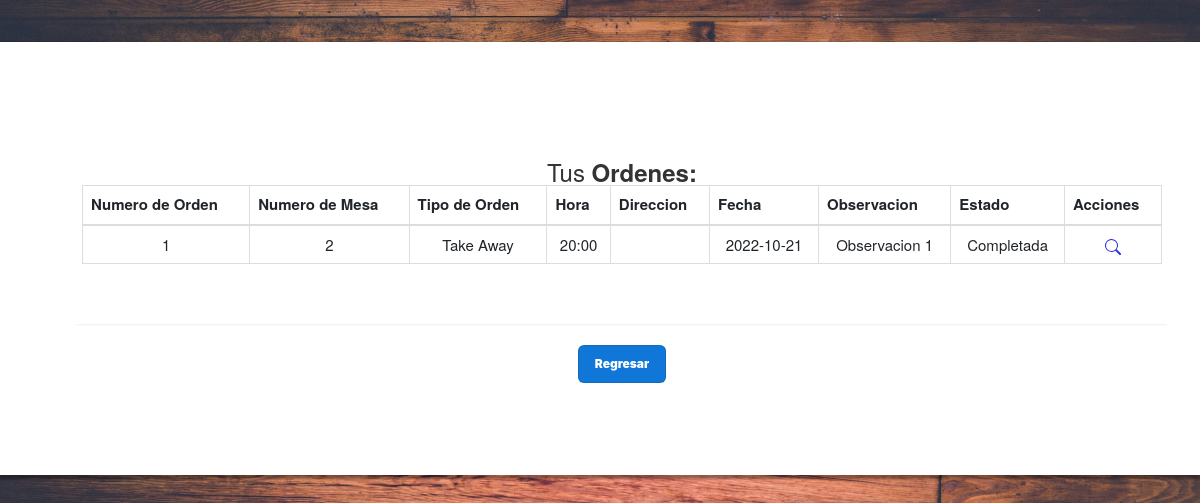
Page /PAGINA_MisOrdenes.php (signed in) on the earlier database version.
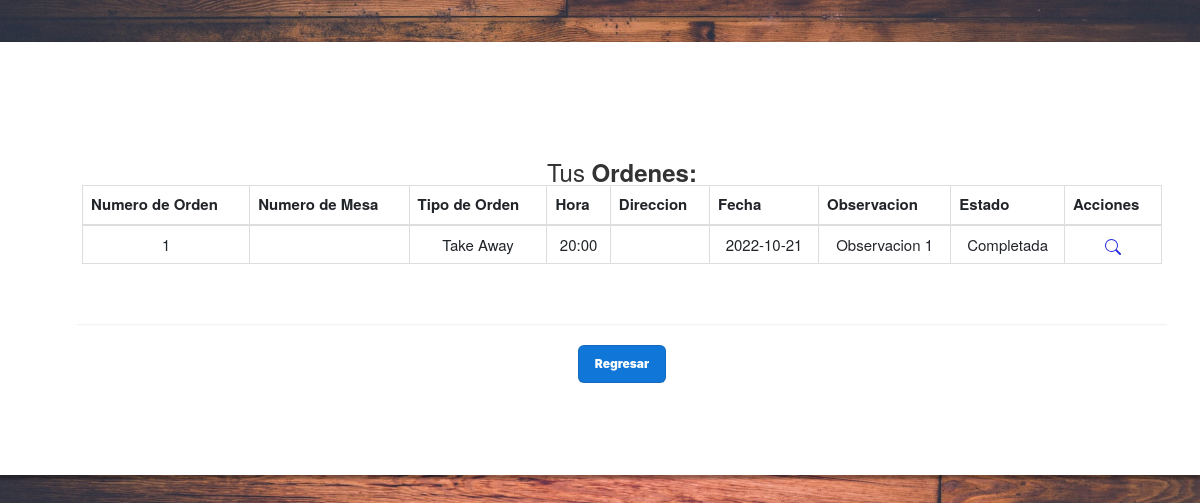
Same page on the later database version.
### tables this page shows
CREATE TABLE `orden` (
  `id_orden` int(10) PRIMARY KEY NOT NULL AUTO_INCREMENT COMMENT 'ID de la orden',  
  `cliente_orden` int(10) NULL COMMENT 'Cliente al que le corresponde la orden',
  `empleado_orden` int(10) NULL COMMENT 'Empleado que realizó la orden',
  `mesa_orden` int(10) NULL COMMENT 'Mesa asignada a la orden',
  `tipo_orden` enum('Local','Take Away','Delivery') NULL COMMENT 'Tipo de orden',
  `hora` varchar(5) NOT NULL COMMENT 'Hora de la orden',
  `direccion` varchar(80) NULL COMMENT 'Dirección de la orden',
  `fecha` date NOT NULL COMMENT 'Fecha de la orden realizada',
  `observacion` varchar(90) NULL COMMENT 'Comentarios para el pedido',
  `estado_orden` enum('Generandose...','Pendiente','En Proceso','Completada') NOT NULL COMMENT 'Estado de la orden',
  CONSTRAINT cliente_orden FOREIGN KEY (cliente_orden) REFERENCES usuario(id_usuario),
  CONSTRAINT empleado_orden FOREIGN KEY (empleado_orden) REFERENCES usuario(id_usuario),
  CONSTRAINT mesa_orden FOREIGN KEY (mesa_orden) REFERENCES mesa(id_mesa)
);

### modelo/conexion.php (called while the page is built)
<?php
class Conectar{
    public static function conexion (){
        try{
            $host ="localhost";
            $user ="root";
            $pass="";
            $bd="proyecto_grupo2";
            $con = mysqli_connect($host,$user,$pass);
            mysqli_select_db($con,$bd);
            return $con;
        }catch(Exception $e){
    die('Error'.$e->getMessage());
    echo "La linea de error " . $e->getLine();
        }
    }
    }
?>

### modelo/Orden.php (called while the page is built, shortened)
<?php
class Orden
{
    private $con;
    private $orden;
    public function __construct()
    {
        require_once("conexion.php");
        $this->con = conectar::conexion();
    }
    public function listar_ordenes_usuario($id)
    {
        $sql = "SELECT *
        FROM orden WHERE cliente_orden = $id ORDER BY id_orden";
        $query = mysqli_query($this->con, $sql);
        while ($filas = mysqli_fetch_array($query)) {
            $this->orden[] = $filas;
        }
        return $this->orden;
    }
}
?>

### vista/OrdenUsuario_VISTA.php (the view, shortened to what this page needs)
<!DOCTYPE html>
<html lang="es">
<head>
    <link rel="stylesheet" href="assets/styles2.css">
    <link href="https://cdn.jsdelivr.net/npm/bootstrap@5.2.0/dist/css/bootstrap.min.css" rel="stylesheet">
    <link href="https://maxcdn.bootstrapcdn.com/bootstrap/3.3.7/css/bootstrap.min.css" rel="stylesheet">
</head>
<body>
    <div class="container">
        <div class="table-responsive">
            <div class="table-wrapper">
                <div class="table-title">
                    <div class="row">
                        <div class="col-xs-4">
                        </div>
                        <div class="col-xs-4">
                            <h2 class="text-center">Tus <b>Ordenes: </b></h2>
                        </div>
                        <table class="table table-bordered">
                            <thead>
                                <tr>
                                    <th>Numero de Orden</th>
                                    <th>Numero de Mesa</th>
                                    <th>Tipo de Orden</th>
                                    <th>Hora</th>
                                    <th>Direccion</th>
                                    <th>Fecha</th>
                                    <th>Observacion</th>
                                    <th>Estado</th>
                                    <th>Acciones</th>
                                </tr>
                            </thead>
                            <tbody>
                                <?php $numero_orden = 1;
                                foreach ($matrizOrden as $orden) : ?>
                                    <tr>
                                        <td scope="row"><?php echo $numero_orden ?></td>
                                        <td><?php echo $orden['mesa_orden'] ?></td>
                                        <td><?php echo $orden['tipo_orden'] ?></td>
                                        <td><?php echo $orden['hora'] ?></td>
                                        <td><?php echo $orden['direccion'] ?></td>
                                        <td><?php echo $orden['fecha'] ?></td>
                                        <td><?php echo $orden['observacion'] ?></td>
                                        <td><?php if ($orden['estado_orden'] == "Generandose...") {
                                                echo "Sin completar";
                                            } else {
                                                echo $orden['estado_orden'] ?></td><?php
                                                                                } ?>
                                    <td>
                                        <a href="PAGINA_VerProductosTuOrden.php?id=<?php echo $orden['id_orden'] ?>" title="Informacion de la Orden"><img src="assets/iconos/icono-lupa.svg"></a>
                                    </td>
                                    </tr>
                                <?php $numero_orden = $numero_orden + 1;
                                endforeach; ?>
                            </tbody>
                        </table>
                    </div>
                </div>
            </div>
</body>
</html>

Differences in the rows shown:
changed orden "Take Away": mesa_orden "2" → (not shown)
